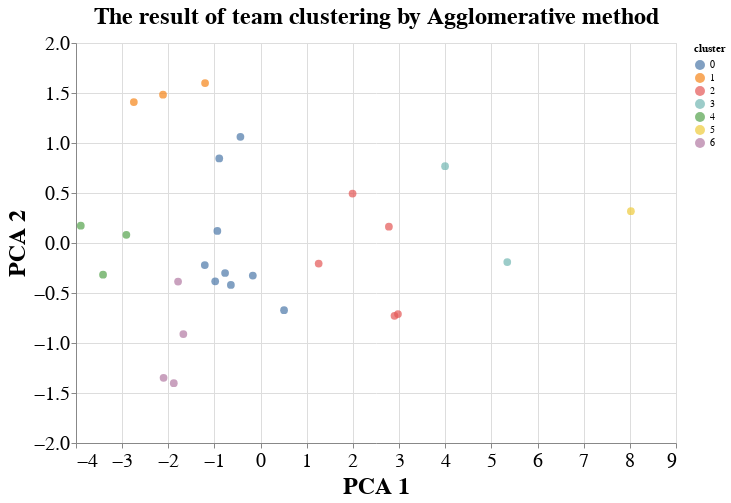

Notebook source saved alongside this figure:
### Code cell
# visualize using altair
import altair as alt

alt.Chart(final_df).mark_circle(size=60).encode(
    x='PCA 1',
    y='PCA 2',
    color='cluster:N',
    tooltip=['Team', 'cluster', 'Gls', 'Gls_Conceded',  'Poss', 'PCA 1', 'PCA 2']
).properties(
    width=600,
    height=400,
    title="The result of team clustering by Agglomerative method"
).configure_title(
        fontSize=24,
).configure_axis(
    labelFontSize=20,
    titleFontSize=24,
).configure_text(
    fontSize=20
).interactive()

### Figure 1 — Vega-Lite specification as saved in the notebook (floating-point values rounded to 4 significant figures)
{"config": {"view": {"continuousWidth": 300, "continuousHeight": 300}, "axis": {"labelFontSize": 20, "titleFontSize": 24}, "text": {"fontSize": 20}, "title": {"fontSize": 24}}, "data": {"name": "data-42d1a73d290f6cb53524cd9c2cd70aa8"}, "mark": {"type": "circle", "size": 60}, "encoding": {"color": {"field": "cluster", "type": "nominal"}, "tooltip": [{"field": "Team", "type": "nominal"}, {"field": "cluster", "type": "quantitative"}, {"field": "Gls", "type": "quantitative"}, {"field": "Gls_Conceded", "type": "quantitative"}, {"field": "Poss", "type": "quantitative"}, {"field": "PCA 1", "type": "quantitative"}, {"field": "PCA 2", "type": "quantitative"}], "x": {"field": "PCA 1", "type": "quantitative"}, "y": {"field": "PCA 2", "type": "quantitative"}}, "height": 400, "params": [{"name": "param_1", "select": {"type": "interval", "encodings": ["x", "y"]}, "bind": "scales"}], "title": "The result of team clustering by Agglomerative method", "width": 600, "$schema": "https://vega.github.io/schema/vega-lite/v5.8.0.json", "datasets": {"data-42d1a73d290f6cb53524cd9c2cd70aa8": [{"Team": "Arsenal", "index": 0, "Poss": 56.7, "Gls": 62.75, "Ast": 46.5, "PrgC": 839.0, "PrgP": 1874.0, "Gls_Conceded": 46.0, "Ast_Conceded": 31.25, "PrgC_Conceded": 670.8, "PrgP_Conceded": 1253.0, "cluster": 2, "cluster 0": 0, "cluster 1": 0, "cluster 2": 1, "cluster 3": 0, "cluster 4": 0, "cluster 5": 0, "cluster 6": 0, "final_standing_2022": 5.0, "final_point_2022": 69.0, "champions": 0.0, "europa": 1.0, "europa_conference": 0.0, "relegation": 0.0, "tournament_type": "EUROPA League", "PCA 1": 2.779, "PCA 2": 0.1635}, {"Team": "Aston Villa", "index": 1, "Poss": 46.3, "Gls": 46.0, "Ast": 35.0, "PrgC": 634.0, "PrgP": 1334.0, "Gls_Conceded": 55.5, "Ast_Conceded": 37.0, "PrgC_Conceded": 782.0, "PrgP_Conceded": 1686.0, "cluster": 0, "cluster 0": 1, "cluster 1": 0, "cluster 2": 0, "cluster 3": 0, "cluster 4": 0, "cluster 5": 0, "cluster 6": 0, "final_standing_2022": 14.0, "final_point_2022": 45.0, "champions": 0.0, "europa": 0.0, "europa_conference": 0.0, "relegation": 0.0, "tournament_type": "N/A", "PCA 1": -0.6442, "PCA 2": -0.4191}, {"Team": "Bournemouth", "index": 2, "Poss": 46.37, "Gls": 46.0, "Ast": 34.33, "PrgC": 680.3, "PrgP": 1406.0, "Gls_Conceded": 64.0, "Ast_Conceded": 45.67, "PrgC_Conceded": 728.0, "PrgP_Conceded": 1670.0, "cluster": 0, "cluster 0": 1, "cluster 1": 0, "cluster 2": 0, "cluster 3": 0, "cluster 4": 0, "cluster 5": 0, "cluster 6": 0, "final_standing_2022": -1.0, "final_point_2022": -1.0, "champions": -1.0, "europa": -1.0, "europa_conference": -1.0, "relegation": -1.0, "tournament_type": "Relegated before this season", "PCA 1": -0.8964, "PCA 2": 0.8455}, {"Team": "Brighton", "index": 3, "Poss": 47.35, "Gls": 35.5, "Ast": 24.25, "PrgC": 588.0, "PrgP": 1393.0, "Gls_Conceded": 51.25, "Ast_Conceded": 36.75, "PrgC_Conceded": 758.5, "PrgP_Conceded": 1572.0, "cluster": 0, "cluster 0": 1, "cluster 1": 0, "cluster 2": 0, "cluster 3": 0, "cluster 4": 0, "cluster 5": 0, "cluster 6": 0, "final_standing_2022": 9.0, "final_point_2022": 51.0, "champions": 0.0, "europa": 0.0, "europa_conference": 0.0, "relegation": 0.0, "tournament_type": "N/A", "PCA 1": -0.7698, "PCA 2": -0.3}, {"Team": "Burnley", "index": 4, "Poss": 42.23, "Gls": 37.75, "Ast": 27.0, "PrgC": 419.5, "PrgP": 1009.0, "Gls_Conceded": 51.25, "Ast_Conceded": 39.25, "PrgC_Conceded": 881.0, "PrgP_Conceded": 1626.0, "cluster": 6, "cluster 0": 0, "cluster 1": 0, "cluster 2": 0, "cluster 3": 0, "cluster 4": 0, "cluster 5": 0, "cluster 6": 1, "final_standing_2022": 18.0, "final_point_2022": 35.0, "champions": 0.0, "europa": 0.0, "europa_conference": 0.0, "relegation": 1.0, "tournament_type": "Relegated next season", "PCA 1": -2.103, "PCA 2": -1.348}, {"Team": "Cardiff City", "index": 5, "Poss": 35.4, "Gls": 33.0, "Ast": 20.0, "PrgC": 434.0, "PrgP": 918.0, "Gls_Conceded": 69.0, "Ast_Conceded": 53.0, "PrgC_Conceded": 872.0, "PrgP_Conceded": 1723.0, "cluster": 4, "cluster 0": 0, "cluster 1": 0, "cluster 2": 0, "cluster 3": 0, "cluster 4": 1, "cluster 5": 0, "cluster 6": 0, "final_standing_2022": -1.0, "final_point_2022": -1.0, "champions": -1.0, "europa": -1.0, "europa_conference": -1.0, "relegation": -1.0, "tournament_type": "Relegated before this season", "PCA 1": -3.896, "PCA 2": 0.1733}, {"Team": "Chelsea", "index": 6, "Poss": 59.95, "Gls": 61.5, "Ast": 44.5, "PrgC": 995.2, "PrgP": 1962.0, "Gls_Conceded": 40.25, "Ast_Conceded": 29.5, "PrgC_Conceded": 511.0, "PrgP_Conceded": 1185.0, "cluster": 3, "cluster 0": 0, "cluster 1": 0, "cluster 2": 0, "cluster 3": 1, "cluster 4": 0, "cluster 5": 0, "cluster 6": 0, "final_standing_2022": 3.0, "final_point_2022": 74.0, "champions": 1.0, "europa": 0.0, "europa_conference": 0.0, "relegation": 0.0, "tournament_type": "UEFA Champions", "PCA 1": 3.996, "PCA 2": 0.7686}, {"Team": "Crystal Palace", "index": 7, "Poss": 43.95, "Gls": 40.0, "Ast": 27.0, "PrgC": 655.0, "PrgP": 1280.0, "Gls_Conceded": 54.75, "Ast_Conceded": 39.5, "PrgC_Conceded": 751.5, "PrgP_Conceded": 1779.0, "cluster": 0, "cluster 0": 1, "cluster 1": 0, "cluster 2": 0, "cluster 3": 0, "cluster 4": 0, "cluster 5": 0, "cluster 6": 0, "final_standing_2022": 12.0, "final_point_2022": 48.0, "champions": 0.0, "europa": 0.0, "europa_conference": 0.0, "relegation": 0.0, "tournament_type": "N/A", "PCA 1": -1.209, "PCA 2": -0.2205}, {"Team": "Everton", "index": 8, "Poss": 48.1, "Gls": 45.5, "Ast": 31.0, "PrgC": 600.2, "PrgP": 1339.0, "Gls_Conceded": 50.5, "Ast_Conceded": 36.75, "PrgC_Conceded": 716.5, "PrgP_Conceded": 1509.0, "cluster": 0, "cluster 0": 1, "cluster 1": 0, "cluster 2": 0, "cluster 3": 0, "cluster 4": 0, "cluster 5": 0, "cluster 6": 0, "final_standing_2022": 16.0, "final_point_2022": 39.0, "champions": 0.0, "europa": 0.0, "europa_conference": 0.0, "relegation": 0.0, "tournament_type": "N/A", "PCA 1": -0.1688, "PCA 2": -0.326}, {"Team": "Fulham", "index": 9, "Poss": 49.25, "Gls": 29.5, "Ast": 21.0, "PrgC": 677.5, "PrgP": 1420.0, "Gls_Conceded": 65.5, "Ast_Conceded": 46.5, "PrgC_Conceded": 687.5, "PrgP_Conceded": 1522.0, "cluster": 1, "cluster 0": 0, "cluster 1": 1, "cluster 2": 0, "cluster 3": 0, "cluster 4": 0, "cluster 5": 0, "cluster 6": 0, "final_standing_2022": -1.0, "final_point_2022": -1.0, "champions": -1.0, "europa": -1.0, "europa_conference": -1.0, "relegation": -1.0, "tournament_type": "Relegated before this season", "PCA 1": -1.203, "PCA 2": 1.6}, {"Team": "Huddersfield", "index": 10, "Poss": 46.45, "Gls": 23.0, "Ast": 16.0, "PrgC": 614.0, "PrgP": 1229.0, "Gls_Conceded": 66.0, "Ast_Conceded": 48.5, "PrgC_Conceded": 678.0, "PrgP_Conceded": 1630.0, "cluster": 1, "cluster 0": 0, "cluster 1": 1, "cluster 2": 0, "cluster 3": 0, "cluster 4": 0, "cluster 5": 0, "cluster 6": 0, "final_standing_2022": -1.0, "final_point_2022": -1.0, "champions": -1.0, "europa": -1.0, "europa_conference": -1.0, "relegation": -1.0, "tournament_type": "Relegated before this season", "PCA 1": -2.115, "PCA 2": 1.483}, {"Team": "Leeds United", "index": 11, "Poss": 57.3, "Gls": 60.0, "Ast": 45.0, "PrgC": 811.0, "PrgP": 1633.0, "Gls_Conceded": 52.0, "Ast_Conceded": 36.0, "PrgC_Conceded": 720.0, "PrgP_Conceded": 1201.0, "cluster": 2, "cluster 0": 0, "cluster 1": 0, "cluster 2": 1, "cluster 3": 0, "cluster 4": 0, "cluster 5": 0, "cluster 6": 0, "final_standing_2022": 17.0, "final_point_2022": 38.0, "champions": 0.0, "europa": 0.0, "europa_conference": 0.0, "relegation": 0.0, "tournament_type": "N/A", "PCA 1": 1.992, "PCA 2": 0.494}, {"Team": "Leicester City", "index": 12, "Poss": 52.58, "Gls": 57.5, "Ast": 41.25, "PrgC": 703.0, "PrgP": 1471.0, "Gls_Conceded": 48.25, "Ast_Conceded": 34.5, "PrgC_Conceded": 685.8, "PrgP_Conceded": 1398.0, "cluster": 2, "cluster 0": 0, "cluster 1": 0, "cluster 2": 1, "cluster 3": 0, "cluster 4": 0, "cluster 5": 0, "cluster 6": 0, "final_standing_2022": 8.0, "final_point_2022": 52.0, "champions": 0.0, "europa": 0.0, "europa_conference": 0.0, "relegation": 0.0, "tournament_type": "N/A", "PCA 1": 1.258, "PCA 2": -0.2057}, {"Team": "Liverpool", "index": 13, "Poss": 61.77, "Gls": 79.0, "Ast": 56.25, "PrgC": 923.0, "PrgP": 2060.0, "Gls_Conceded": 33.5, "Ast_Conceded": 22.75, "PrgC_Conceded": 521.2, "PrgP_Conceded": 1018.0, "cluster": 3, "cluster 0": 0, "cluster 1": 0, "cluster 2": 0, "cluster 3": 1, "cluster 4": 0, "cluster 5": 0, "cluster 6": 0, "final_standing_2022": 2.0, "final_point_2022": 92.0, "champions": 1.0, "europa": 0.0, "europa_conference": 0.0, "relegation": 0.0, "tournament_type": "UEFA Champions", "PCA 1": 5.344, "PCA 2": -0.1905}, {"Team": "Manchester City", "index": 14, "Poss": 67.15, "Gls": 94.0, "Ast": 70.0, "PrgC": 1232.0, "PrgP": 2378.0, "Gls_Conceded": 28.25, "Ast_Conceded": 18.25, "PrgC_Conceded": 431.5, "PrgP_Conceded": 791.5, "cluster": 5, "cluster 0": 0, "cluster 1": 0, "cluster 2": 0, "cluster 3": 0, "cluster 4": 0, "cluster 5": 1, "cluster 6": 0, "final_standing_2022": 1.0, "final_point_2022": 93.0, "champions": 1.0, "europa": 0.0, "europa_conference": 0.0, "relegation": 0.0, "tournament_type": "UEFA Champions", "PCA 1": 8.023, "PCA 2": 0.3179}, {"Team": "Manchester Utd", "index": 15, "Poss": 55.23, "Gls": 66.75, "Ast": 46.75, "PrgC": 881.0, "PrgP": 1713.0, "Gls_Conceded": 38.5, "Ast_Conceded": 26.75, "PrgC_Conceded": 687.0, "PrgP_Conceded": 1308.0, "cluster": 2, "cluster 0": 0, "cluster 1": 0, "cluster 2": 1, "cluster 3": 0, "cluster 4": 0, "cluster 5": 0, "cluster 6": 0, "final_standing_2022": 6.0, "final_point_2022": 58.0, "champions": 0.0, "europa": 1.0, "europa_conference": 0.0, "relegation": 0.0, "tournament_type": "EUROPA League", "PCA 1": 2.976, "PCA 2": -0.711}, {"Team": "Newcastle Utd", "index": 16, "Poss": 39.98, "Gls": 40.25, "Ast": 29.25, "PrgC": 504.8, "PrgP": 969.2, "Gls_Conceded": 51.5, "Ast_Conceded": 35.75, "PrgC_Conceded": 788.8, "PrgP_Conceded": 1841.0, "cluster": 6, "cluster 0": 0, "cluster 1": 0, "cluster 2": 0, "cluster 3": 0, "cluster 4": 0, "cluster 5": 0, "cluster 6": 1, "final_standing_2022": 11.0, "final_point_2022": 49.0, "champions": 0.0, "europa": 0.0, "europa_conference": 0.0, "relegation": 0.0, "tournament_type": "N/A", "PCA 1": -1.881, "PCA 2": -1.402}, {"Team": "Norwich City", "index": 17, "Poss": 49.3, "Gls": 25.0, "Ast": 18.0, "PrgC": 673.0, "PrgP": 1169.0, "Gls_Conceded": 72.0, "Ast_Conceded": 50.0, "PrgC_Conceded": 846.0, "PrgP_Conceded": 1793.0, "cluster": 1, "cluster 0": 0, "cluster 1": 1, "cluster 2": 0, "cluster 3": 0, "cluster 4": 0, "cluster 5": 0, "cluster 6": 0, "final_standing_2022": 20.0, "final_point_2022": 22.0, "champions": 0.0, "europa": 0.0, "europa_conference": 0.0, "relegation": 1.0, "tournament_type": "Relegated next season", "PCA 1": -2.747, "PCA 2": 1.41}, {"Team": "Sheffield Utd", "index": 18, "Poss": 42.4, "Gls": 27.5, "Ast": 19.0, "PrgC": 492.0, "PrgP": 1274.0, "Gls_Conceded": 49.5, "Ast_Conceded": 36.5, "PrgC_Conceded": 834.0, "PrgP_Conceded": 1513.0, "cluster": 6, "cluster 0": 0, "cluster 1": 0, "cluster 2": 0, "cluster 3": 0, "cluster 4": 0, "cluster 5": 0, "cluster 6": 1, "final_standing_2022": -1.0, "final_point_2022": -1.0, "champions": -1.0, "europa": -1.0, "europa_conference": -1.0, "relegation": -1.0, "tournament_type": "Relegated before this season", "PCA 1": -1.674, "PCA 2": -0.9109}, {"Team": "Southampton", "index": 19, "Poss": 48.9, "Gls": 44.5, "Ast": 28.75, "PrgC": 637.8, "PrgP": 1368.0, "Gls_Conceded": 61.0, "Ast_Conceded": 44.25, "PrgC_Conceded": 642.8, "PrgP_Conceded": 1469.0, "cluster": 0, "cluster 0": 1, "cluster 1": 0, "cluster 2": 0, "cluster 3": 0, "cluster 4": 0, "cluster 5": 0, "cluster 6": 0, "final_standing_2022": 15.0, "final_point_2022": 40.0, "champions": 0.0, "europa": 0.0, "europa_conference": 0.0, "relegation": 0.0, "tournament_type": "N/A", "PCA 1": -0.4376, "PCA 2": 1.062}, {"Team": "Stoke City", "index": 20, "Poss": 41.4, "Gls": 34.0, "Ast": 28.0, "PrgC": 477.0, "PrgP": 1150.0, "Gls_Conceded": 66.0, "Ast_Conceded": 49.0, "PrgC_Conceded": 889.0, "PrgP_Conceded": 1749.0, "cluster": 4, "cluster 0": 0, "cluster 1": 0, "cluster 2": 0, "cluster 3": 0, "cluster 4": 1, "cluster 5": 0, "cluster 6": 0, "final_standing_2022": -1.0, "final_point_2022": -1.0, "champions": -1.0, "europa": -1.0, "europa_conference": -1.0, "relegation": -1.0, "tournament_type": "Relegated before this season", "PCA 1": -2.909, "PCA 2": 0.08209}, {"Team": "Swansea City", "index": 21, "Poss": 45.3, "Gls": 27.0, "Ast": 20.0, "PrgC": 596.0, "PrgP": 1194.0, "Gls_Conceded": 54.0, "Ast_Conceded": 37.0, "PrgC_Conceded": 765.0, "PrgP_Conceded": 1838.0, "cluster": 6, "cluster 0": 0, "cluster 1": 0, "cluster 2": 0, "cluster 3": 0, "cluster 4": 0, "cluster 5": 0, "cluster 6": 1, "final_standing_2022": -1.0, "final_point_2022": -1.0, "champions": -1.0, "europa": -1.0, "europa_conference": -1.0, "relegation": -1.0, "tournament_type": "Relegated before this season", "PCA 1": -1.789, "PCA 2": -0.3857}, {"Team": "Tottenham", "index": 22, "Poss": 56.1, "Gls": 64.5, "Ast": 46.75, "PrgC": 775.8, "PrgP": 1683.0, "Gls_Conceded": 39.5, "Ast_Conceded": 25.25, "PrgC_Conceded": 633.5, "PrgP_Conceded": 1324.0, "cluster": 2, "cluster 0": 0, "cluster 1": 0, "cluster 2": 1, "cluster 3": 0, "cluster 4": 0, "cluster 5": 0, "cluster 6": 0, "final_standing_2022": 4.0, "final_point_2022": 41.0, "champions": 1.0, "europa": 0.0, "europa_conference": 0.0, "relegation": 0.0, "tournament_type": "UEFA Champions", "PCA 1": 2.901, "PCA 2": -0.7286}, {"Team": "Watford", "index": 23, "Poss": 46.43, "Gls": 42.67, "Ast": 29.0, "PrgC": 604.3, "PrgP": 1306.0, "Gls_Conceded": 60.0, "Ast_Conceded": 39.33, "PrgC_Conceded": 763.7, "PrgP_Conceded": 1550.0, "cluster": 0, "cluster 0": 1, "cluster 1": 0, "cluster 2": 0, "cluster 3": 0, "cluster 4": 0, "cluster 5": 0, "cluster 6": 0, "final_standing_2022": 19.0, "final_point_2022": 23.0, "champions": 0.0, "europa": 0.0, "europa_conference": 0.0, "relegation": 1.0, "tournament_type": "Relegated next season", "PCA 1": -0.9372, "PCA 2": 0.1208}, {"Team": "West Brom", "index": 24, "Poss": 39.3, "Gls": 32.0, "Ast": 22.0, "PrgC": 474.0, "PrgP": 1066.0, "Gls_Conceded": 63.5, "Ast_Conceded": 48.0, "PrgC_Conceded": 917.0, "PrgP_Conceded": 1863.0, "cluster": 4, "cluster 0": 0, "cluster 1": 0, "cluster 2": 0, "cluster 3": 0, "cluster 4": 1, "cluster 5": 0, "cluster 6": 0, "final_standing_2022": -1.0, "final_point_2022": -1.0, "champions": -1.0, "europa": -1.0, "europa_conference": -1.0, "relegation": -1.0, "tournament_type": "Relegated before this season", "PCA 1": -3.414, "PCA 2": -0.3169}, {"Team": "West Ham", "index": 25, "Poss": 45.28, "Gls": 52.0, "Ast": 36.0, "PrgC": 644.5, "PrgP": 1329.0, "Gls_Conceded": 55.75, "Ast_Conceded": 42.75, "PrgC_Conceded": 847.8, "PrgP_Conceded": 1724.0, "cluster": 0, "cluster 0": 1, "cluster 1": 0, "cluster 2": 0, "cluster 3": 0, "cluster 4": 0, "cluster 5": 0, "cluster 6": 0, "final_standing_2022": 7.0, "final_point_2022": 56.0, "champions": 0.0, "europa": 0.0, "europa_conference": 1.0, "relegation": 0.0, "tournament_type": "EUROPA Conference", "PCA 1": -0.9841, "PCA 2": -0.3827}, {"Team": "Wolves", "index": 26, "Poss": 48.13, "Gls": 43.0, "Ast": 30.0, "PrgC": 800.3, "PrgP": 1324.0, "Gls_Conceded": 43.33, "Ast_Conceded": 31.33, "PrgC_Conceded": 716.7, "PrgP_Conceded": 1519.0, "cluster": 0, "cluster 0": 1, "cluster 1": 0, "cluster 2": 0, "cluster 3": 0, "cluster 4": 0, "cluster 5": 0, "cluster 6": 0, "final_standing_2022": 10.0, "final_point_2022": 51.0, "champions": 0.0, "europa": 0.0, "europa_conference": 0.0, "relegation": 0.0, "tournament_type": "N/A", "PCA 1": 0.508, "PCA 2": -0.6717}]}}
